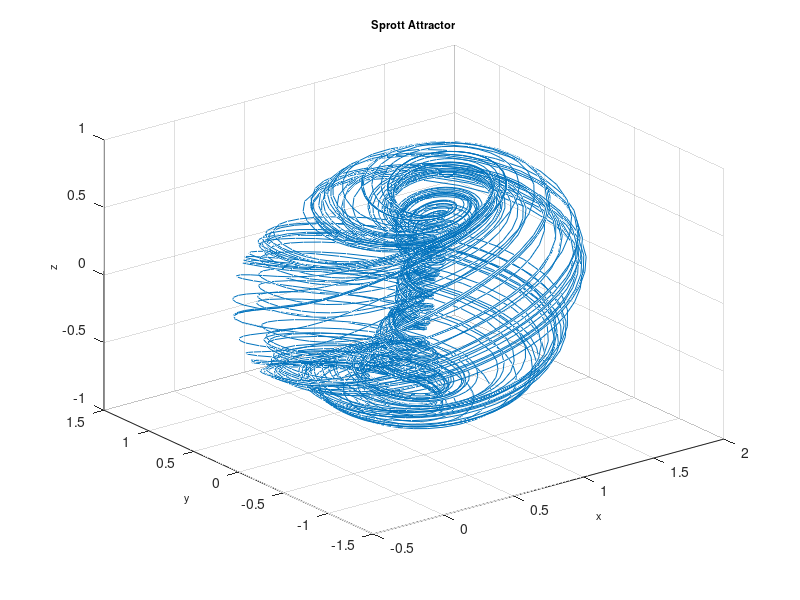

MATLAB code for this plot:
function Sprott
%==========================================================================
% Matlab program to plot a phase portrait of the 3D chaotic system
%==========================================================================
clear
clc
clf
%==================== Parameters ==========================================
a = 2.07; b=1.79;
%===================== Initial conditions =================================
initial=[0.63, 0.47, -0.54]; 
% =============== Solves ODEs =============================================
deq1=@(t,x) [x(2)+a*x(1)*x(2)+x(1)*x(3); 1-b*x(1)^2+x(2)*x(3); ...
    x(1)-x(1)^2-x(2)^2];
[~,sol] = ode45(deq1,[0, 750],initial);
%============= Runs simulation ============================================
    plot3(sol(:,1),sol(:,2),sol(:,3)),grid
    title('Sprott Attractor','fontsize',8)
    xlabel('x','fontsize',8)
    ylabel('y','fontsize',8)
    zlabel('z','fontsize',8)
%================= End of program =========================================
